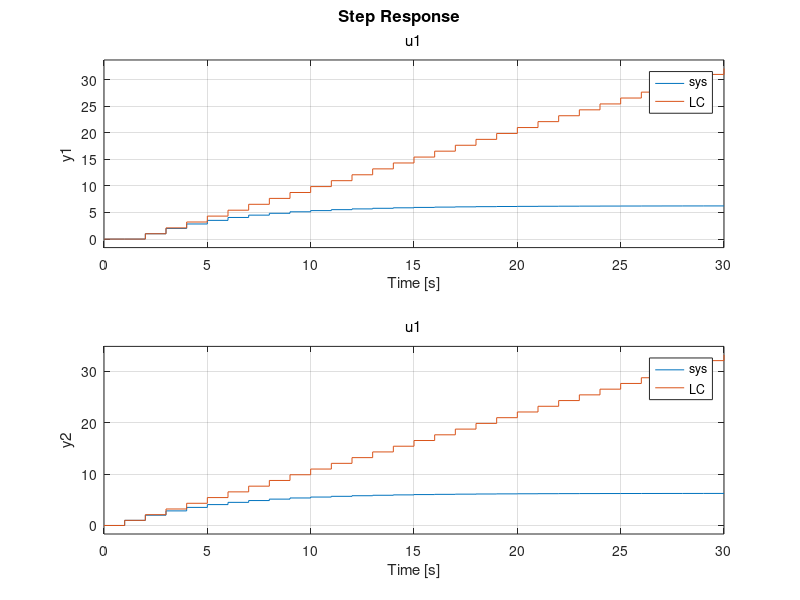

Write the MATLAB code that produced this figure. (Note: this script raises an error after producing the figure.)
%ubicacion de polos
% Retro de estado =K
G=[0 1;-.16 1]
H=[0 1]'
C=eye(2,2)
D=[0 0]'
sys=ss(G,H,C,D,1)
%ss espacio de estados 
K=acker(G,H,[1 .1])
%acker solo para una entrada una salida 
LC=feedback(sys,K)
%Lazo cerrado 
step(sys,LC)

L=ackerobs(G,[1 0],[.5 .5])
